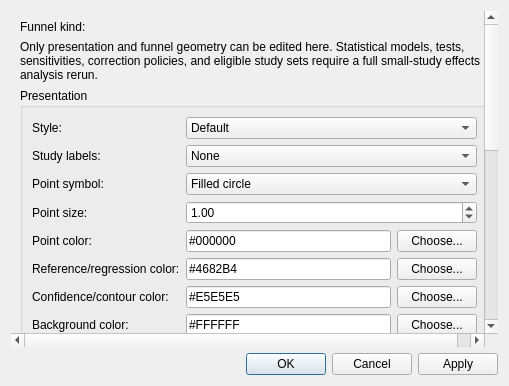
<?xml version="1.0" encoding="UTF-8"?>
<ui version="4.0">
 <class>FunnelPlotEditorDialog</class>
 <widget class="QDialog" name="FunnelPlotEditorDialog">
  <property name="windowTitle"><string>Edit funnel plot</string></property>
  <layout class="QVBoxLayout" name="verticalLayout">
   <item>
    <widget class="QScrollArea" name="content_scroll">
     <property name="widgetResizable"><bool>true</bool></property>
     <property name="frameShape"><enum>QFrame::NoFrame</enum></property>
     <widget class="QWidget" name="content_widget">
      <layout class="QVBoxLayout" name="content_layout">
       <item><widget class="QLabel" name="kind_label"><property name="text"><string>Funnel kind:</string></property></widget></item>
       <item><widget class="QLabel" name="rerun_note"><property name="wordWrap"><bool>true</bool></property><property name="text"><string>Only presentation and funnel geometry can be edited here. Statistical models, tests, sensitivities, correction policies, and eligible study sets require a full small-study effects analysis rerun.</string></property></widget></item>
       <item>
        <widget class="QGroupBox" name="appearance_group"><property name="title"><string>Presentation</string></property>
         <layout class="QGridLayout" name="appearance_layout">
          <item row="0" column="0"><widget class="QLabel" name="style_label"><property name="text"><string>Style:</string></property></widget></item>
          <item row="0" column="1"><widget class="QComboBox" name="style_combo"><item><property name="text"><string>Default</string></property></item><item><property name="text"><string>RevMan</string></property></item><item><property name="text"><string>BMJ</string></property></item></widget></item>
          <item row="1" column="0"><widget class="QLabel" name="label_policy_label"><property name="text"><string>Study labels:</string></property></widget></item>
          <item row="1" column="1"><widget class="QComboBox" name="label_policy_combo"><item><property name="text"><string>None</string></property></item><item><property name="text"><string>Outside pseudo-confidence region</string></property></item><item><property name="text"><string>All</string></property></item></widget></item>
          <item row="2" column="0"><widget class="QLabel" name="point_symbol_label"><property name="text"><string>Point symbol:</string></property></widget></item>
          <item row="2" column="1"><widget class="QComboBox" name="point_symbol_combo"><item><property name="text"><string>Filled circle</string></property></item><item><property name="text"><string>Open circle</string></property></item><item><property name="text"><string>Square</string></property></item><item><property name="text"><string>Triangle</string></property></item><item><property name="text"><string>Diamond</string></property></item></widget></item>
          <item row="3" column="0"><widget class="QLabel" name="point_size_label"><property name="text"><string>Point size:</string></property></widget></item>
          <item row="3" column="1"><widget class="QDoubleSpinBox" name="point_size_spin"><property name="minimum"><double>0.25</double></property><property name="maximum"><double>5.0</double></property><property name="singleStep"><double>0.25</double></property><property name="value"><double>1.0</double></property></widget></item>
          <item row="4" column="0"><widget class="QLabel" name="point_color_label"><property name="text"><string>Point color:</string></property></widget></item>
          <item row="4" column="1"><layout class="QHBoxLayout" name="point_color_layout"><item><widget class="QLineEdit" name="point_color_edit"><property name="text"><string>#000000</string></property></widget></item><item><widget class="QPushButton" name="point_color_button"><property name="text"><string>Choose...</string></property></widget></item></layout></item>
          <item row="5" column="0"><widget class="QLabel" name="reference_color_label"><property name="text"><string>Reference/regression color:</string></property></widget></item>
          <item row="5" column="1"><layout class="QHBoxLayout" name="reference_color_layout"><item><widget class="QLineEdit" name="reference_color_edit"><property name="text"><string>#4682B4</string></property></widget></item><item><widget class="QPushButton" name="reference_color_button"><property name="text"><string>Choose...</string></property></widget></item></layout></item>
          <item row="6" column="0"><widget class="QLabel" name="region_color_label"><property name="text"><string>Confidence/contour color:</string></property></widget></item>
          <item row="6" column="1"><layout class="QHBoxLayout" name="region_color_layout"><item><widget class="QLineEdit" name="region_color_edit"><property name="text"><string>#E5E5E5</string></property></widget></item><item><widget class="QPushButton" name="region_color_button"><property name="text"><string>Choose...</string></property></widget></item></layout></item>
          <item row="7" column="0"><widget class="QLabel" name="background_color_label"><property name="text"><string>Background color:</string></property></widget></item>
          <item row="7" column="1"><layout class="QHBoxLayout" name="background_color_layout"><item><widget class="QLineEdit" name="background_color_edit"><property name="text"><string>#FFFFFF</string></property></widget></item><item><widget class="QPushButton" name="background_color_button"><property name="text"><string>Choose...</string></property></widget></item></layout></item>
          <item row="8" column="0"><widget class="QLabel" name="reference_visible_label"><property name="text"><string>Reference line:</string></property></widget></item>
          <item row="8" column="1"><widget class="QCheckBox" name="reference_visible_check"><property name="text"><string>Show</string></property><property name="checked"><bool>true</bool></property></widget></item>
          <item row="9" column="0"><widget class="QLabel" name="regression_visible_label"><property name="text"><string>Regression line:</string></property></widget></item>
          <item row="9" column="1"><widget class="QCheckBox" name="regression_visible_check"><property name="text"><string>Show</string></property><property name="checked"><bool>true</bool></property></widget></item>
          <item row="10" column="0"><widget class="QLabel" name="pooled_overlay_label"><property name="text"><string>Pooled display overlay:</string></property></widget></item>
          <item row="10" column="1"><widget class="QCheckBox" name="pooled_overlay_check"><property name="text"><string>Show</string></property><property name="checked"><bool>true</bool></property></widget></item>
         </layout>
        </widget>
       </item>
       <item>
        <widget class="QGroupBox" name="confidence_group"><property name="title"><string>Confidence and contour geometry</string></property>
         <layout class="QGridLayout" name="confidence_layout">
          <item row="0" column="0"><widget class="QLabel" name="sampling_confidence_label"><property name="text"><string>Sampling confidence level:</string></property></widget></item>
          <item row="0" column="1"><widget class="QDoubleSpinBox" name="sampling_confidence_spin"><property name="minimum"><double>50.0</double></property><property name="maximum"><double>99.9</double></property><property name="value"><double>95.0</double></property></widget></item>
          <item row="1" column="0"><widget class="QCheckBox" name="include_tau2_check"><property name="text"><string>Include tau² in pseudo-confidence region</string></property></widget></item>
          <item row="1" column="1"><widget class="QCheckBox" name="sampling_region_check"><property name="text"><string>Show pseudo-confidence region</string></property><property name="checked"><bool>true</bool></property></widget></item>
          <item row="2" column="0"><widget class="QLabel" name="contour_levels_label"><property name="text"><string>Null contour levels (%):</string></property></widget></item>
          <item row="2" column="1"><widget class="QLineEdit" name="contour_levels_edit"><property name="text"><string>90,95,99</string></property></widget></item>
         </layout>
        </widget>
       </item>
       <item>
        <widget class="QGroupBox" name="axis_group"><property name="title"><string>Axes</string></property>
         <layout class="QGridLayout" name="axis_layout">
          <item row="0" column="0"><widget class="QLabel" name="x_label_label"><property name="text"><string>X-axis label:</string></property></widget></item>
          <item row="0" column="1"><widget class="QLineEdit" name="x_label_edit"><property name="text"><string>[default]</string></property></widget></item>
          <item row="1" column="0"><widget class="QLabel" name="y_label_label"><property name="text"><string>Y-axis label:</string></property></widget></item>
          <item row="1" column="1"><widget class="QLineEdit" name="y_label_edit"><property name="text"><string>Standard error</string></property></widget></item>
          <item row="2" column="0"><widget class="QLabel" name="x_lower_label"><property name="text"><string>X-axis lower bound:</string></property></widget></item>
          <item row="2" column="1"><widget class="QLineEdit" name="x_lower_edit"><property name="text"><string>[default]</string></property></widget></item>
          <item row="3" column="0"><widget class="QLabel" name="x_upper_label"><property name="text"><string>X-axis upper bound:</string></property></widget></item>
          <item row="3" column="1"><widget class="QLineEdit" name="x_upper_edit"><property name="text"><string>[default]</string></property></widget></item>
          <item row="4" column="0"><widget class="QLabel" name="x_ticks_label"><property name="text"><string>X-axis ticks:</string></property></widget></item>
          <item row="4" column="1"><widget class="QLineEdit" name="x_ticks_edit"><property name="text"><string>[default]</string></property></widget></item>
         </layout>
        </widget>
       </item>
       <item>
        <layout class="QHBoxLayout" name="path_layout">
         <item><widget class="QLabel" name="path_label"><property name="text"><string>Save image to:</string></property></widget></item>
         <item><widget class="QLineEdit" name="path_edit"/></item>
         <item><widget class="QPushButton" name="browse_button"><property name="text"><string>Browse...</string></property><property name="accessibleName"><string>Browse funnel plot save path</string></property></widget></item>
        </layout>
       </item>
      </layout>
     </widget>
    </widget>
   </item>
   <item><widget class="QDialogButtonBox" name="button_box"><property name="standardButtons"><set>QDialogButtonBox::Apply|QDialogButtonBox::Cancel|QDialogButtonBox::Ok</set></property></widget></item>
  </layout>
 </widget>
 <connections>
  <connection>
   <sender>button_box</sender>
   <signal>accepted()</signal>
   <receiver>FunnelPlotEditorDialog</receiver>
   <slot>accept()</slot>
   <hints>
    <hint type="sourcelabel"><x>248</x><y>254</y></hint>
    <hint type="destinationlabel"><x>157</x><y>274</y></hint>
   </hints>
  </connection>
  <connection>
   <sender>button_box</sender>
   <signal>rejected()</signal>
   <receiver>FunnelPlotEditorDialog</receiver>
   <slot>reject()</slot>
   <hints>
    <hint type="sourcelabel"><x>316</x><y>260</y></hint>
    <hint type="destinationlabel"><x>286</x><y>274</y></hint>
   </hints>
  </connection>
 </connections>
</ui>
